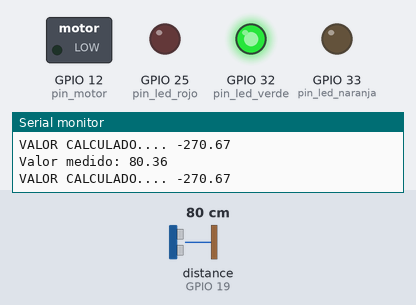
Recording of a sketch running on a simulated ESP32. Parts: switched loads named in the sketch (green lamp = pin HIGH), output pins drawn as LEDs (lit = HIGH), the last lines printed to the serial monitor. Wiring (inferred from the names in the program): ultrasonic range finder: trigger GPIO 17; echo GPIO 19. Inputs (shaded band) come from the test bench; at power-on: distance to the obstacle (sensor on GPIO 19) 80 cm. The echo pulse lasts 58.3 µs per cm; WiFi joins after 1.5 s; servers stay silent unless stated; no MQTT or app messages arrive unless stated; pins used as bus, display or sensor lines are not drawn.

Above: at 2.7 s.
2.8 s: distance to the obstacle (sensor on GPIO 19) set to 12 cm
4.3 s: distance to the obstacle (sensor on GPIO 19) set to 9 cm
At 5.9 s:
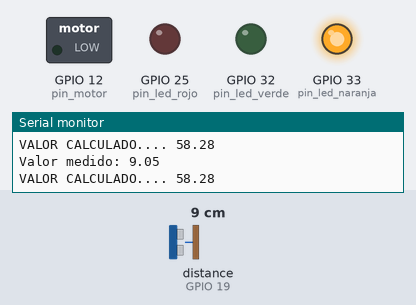
9.0 s: distance to the obstacle (sensor on GPIO 19) set to 18 cm
At 10.0 s:
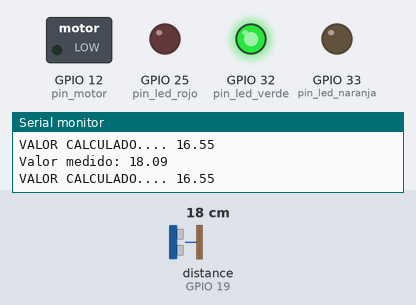
10.6 s: distance to the obstacle (sensor on GPIO 19) set to 2 cm
At 11.4 s:
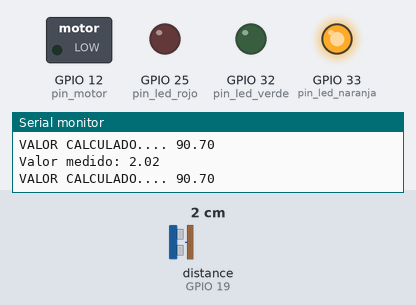
Timing chart, 0 to 13.1 s (numbered marks = the images above; inputs shaded):
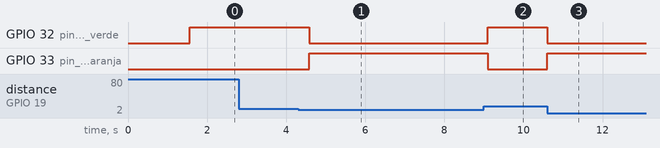

Measured:
- the behaviour switches between 11 and 10 cm on distance to the obstacle (sensor on GPIO 19) (found by bisection; images 0 and 1)
- after the input at 4.3 s, GPIO 32 (pin_led_verde): HIGH → LOW after 0.28 s; GPIO 33 (pin_led_naranja): LOW → HIGH after 0.28 s
- after the input at 9.0 s, GPIO 32 (pin_led_verde): LOW → HIGH after 0.10 s; GPIO 33 (pin_led_naranja): HIGH → LOW after 0.10 s
- after the input at 10.6 s, GPIO 32 (pin_led_verde): HIGH → LOW at once; GPIO 33 (pin_led_naranja): LOW → HIGH at once

The sketch:

code_IoT.ino
```cpp
#include <WiFi.h>
#include <PubSubClient.h>

// Configuración de conexión WiFi
const char* nombre_red = "lalo_red";
const char* contraseña_red = "lalo233";

// Configuración de MQTT
const char* mqtt_token = "mnyuOKOt6cHL642tmspe";
const char* thingsboardServer = "192.168.0.118";

WiFiClient espClient;
PubSubClient client(espClient);

// Variables
float distancia = 0;
float distancia_medida = 0;
int pin_Echo = 19; // Pin Echo conectado a GPIO14 (D15) en ESP32
int pin_Trig = 17; // Pin Trig conectado a GPIO13 (D13) en ESP32
int pin_motor = 12; // Pin Motor conectado a GPIO12 (D12) en ESP32
int pin_led_verde = 32;
int pin_led_naranja = 33;
int pin_led_rojo = 25;

void Conectar_wifi(const char* nombre, const char* contraseña) {
    // Iniciar conexión WiFi
    WiFi.begin(nombre, contraseña);
    Serial.print("Conectando a la red ");
    Serial.print(nombre);

    int intentos_max = 20;
    int intentos = 0;
    while (WiFi.status() != WL_CONNECTED && intentos < intentos_max) {
        delay(500);
        Serial.print(".");
        intentos++;
    }

    if (WiFi.status() == WL_CONNECTED) {
        Serial.println("");
        Serial.println("WiFi conectado");
        Serial.print("Dirección IP: ");
        Serial.println(WiFi.localIP());
    } else {
        Serial.println("");
        Serial.println("Error: No se pudo conectar a la red WiFi");
    }
}

// Función de reconexión MQTT
void reconnect() {
    while (!client.connected()) {
        Serial.print("Intentando conexión MQTT...");
        if (client.connect("ESP32Client", mqtt_token, NULL)) {
            Serial.println("conectado");
            // Suscribirse al topic de comandos para recibir comandos de ThingsBoard
            client.subscribe("v1/devices/me/rpc/request/+");
        } else {
            Serial.print("falló, rc=");
            Serial.print(client.state());
            Serial.println(" intentamos de nuevo en 5 segundos");
            delay(5000);
        }
    }
}

void callback(char* topic, byte* payload, unsigned int length) {
    // Aquí puedes manejar los mensajes recibidos del servidor MQTT
    Serial.print("Mensaje recibido [");
    Serial.print(topic);
    Serial.print("]: ");
    String message;
    for (int i = 0; i < length; i++) {
        message += (char)payload[i];
    }
    Serial.println(message);

    if (message.indexOf("params") > 0) {
        if (message.indexOf("true") > 0) {
            digitalWrite(pin_motor, HIGH); // Encender el motor
            Serial.println("Ventilador encendido");
        } else if (message.indexOf("false") > 0) {
            digitalWrite(pin_motor, LOW); // Apagar el motor
            Serial.println("Ventilador apagado");
        }
    }
}

long Medir_Distancia_Tanque(int trigger, int echo) {
    // Inicializar el pin para medir
    pinMode(trigger, OUTPUT);
    // Apagar el pin para medir
    digitalWrite(trigger, LOW);
    // Pequeña espera
    delayMicroseconds(2);

    digitalWrite(trigger, HIGH);
    delayMicroseconds(10);
    digitalWrite(trigger, LOW);

    pinMode(echo, INPUT);

    // Medir duración del pulso de eco
    long duracion = pulseIn(echo, HIGH, 30000); // 30000 microsegundos es el tiempo máximo de espera

    return duracion;
}

void setup() {
    // Inicializar puerto serial
    Serial.begin(115200);

    // Conectar a WiFi
    Conectar_wifi(nombre_red, contraseña_red);

    // Configurar cliente MQTT
    client.setServer(thingsboardServer, 1883);
    client.setCallback(callback);

    // Inicializar pines
    pinMode(pin_motor, OUTPUT);
    pinMode(pin_Trig, OUTPUT);
    pinMode(pin_Echo, INPUT);
    pinMode(pin_led_verde, OUTPUT);
    pinMode(pin_led_naranja, OUTPUT);
    pinMode(pin_led_rojo, OUTPUT);
}

void loop() {
    if (!client.connected()) {
        reconnect();
    }
    client.loop();

    // Medir distancia
    distancia_medida = 0.01723 * Medir_Distancia_Tanque(pin_Trig, pin_Echo);

    Serial.print("Valor medido: ");
    Serial.println(distancia_medida);


    Serial.print("VALOR CALCULADO.... ");
    Serial.println((21.68-distancia_medida) * 100 / 21.68);
    distancia = (21.68-distancia_medida)*100/21.68;


    if (distancia <50)
    {
      digitalWrite(pin_led_verde, HIGH);
      digitalWrite(pin_led_rojo, LOW);

      digitalWrite(pin_led_naranja, LOW);
      digitalWrite(pin_motor, LOW); // apagar el motor

    }else if (50 <= distancia < 85)
    {
      digitalWrite(pin_led_naranja, HIGH);
      digitalWrite(pin_led_rojo, LOW);
      digitalWrite(pin_led_verde, LOW);
      digitalWrite(pin_motor, LOW); // apagar el motor


    }else
    {
      digitalWrite(pin_led_rojo, HIGH);
      digitalWrite(pin_led_verde, LOW);  // apagar led
      digitalWrite(pin_led_naranja, LOW);
      digitalWrite(pin_motor, LOW); // apagar el motor
    }

    if (distancia >= 100)
    {

      digitalWrite(pin_motor, HIGH); // Encender el motor
    }

    // Publicar datos en ThingsBoard
    String payload = "{\"Nivel\":" + String(distancia) + "}";
    client.publish("v1/devices/me/telemetry", payload.c_str());

    delay(500); // Esperar medio segundo antes de la próxima lectura
}
```
